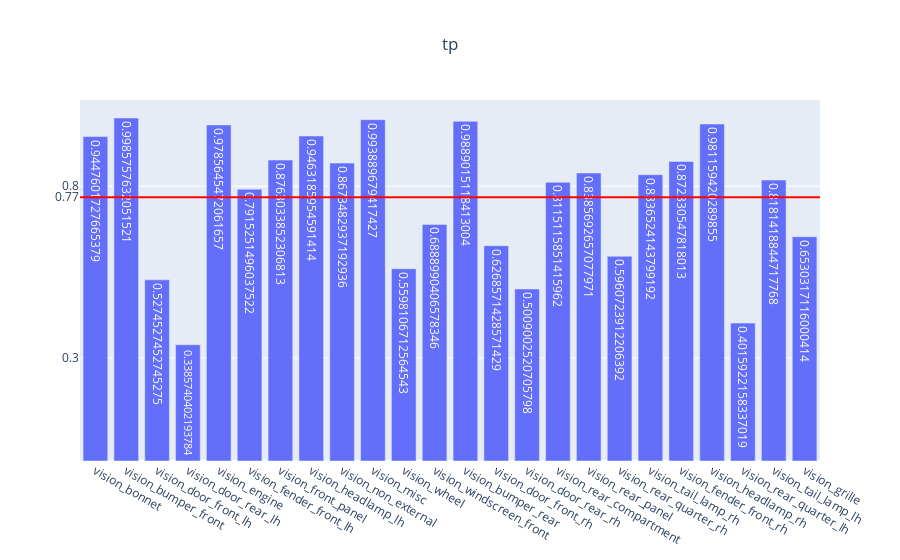

Notebook code for this chart:
### Code cell
genVisMulitlabel(partEvalMetrics, "tp")

### Figure 1 — Plotly figure (JSON) as saved in the notebook; plotly's stock layout.template omitted (floating-point values rounded to 4 significant figures)
{"data": [{"text": [0.9448, 0.9986, 0.5275, 0.3386, 0.9786, 0.7915, 0.8763, 0.9463, 0.8673, 0.9939, 0.5598, 0.6889, 0.9889, 0.6269, 0.5009, 0.8115, 0.8386, 0.5961, 0.8337, 0.8723, 0.9812, 0.4016, 0.8181, 0.653], "type": "bar", "x": ["vision_bonnet", "vision_bumper_front", "vision_door_front_lh", "vision_door_rear_lh", "vision_engine", "vision_fender_front_lh", "vision_front_panel", "vision_headlamp_lh", "vision_non_external", "vision_misc", "vision_wheel", "vision_windscreen_front", "vision_bumper_rear", "vision_door_front_rh", "vision_door_rear_rh", "vision_rear_compartment", "vision_rear_panel", "vision_rear_quarter_rh", "vision_tail_lamp_rh", "vision_fender_front_rh", "vision_headlamp_rh", "vision_rear_quarter_lh", "vision_tail_lamp_lh", "vision_grille"], "y": [0.9448, 0.9986, 0.5275, 0.3386, 0.9786, 0.7915, 0.8763, 0.9463, 0.8673, 0.9939, 0.5598, 0.6889, 0.9889, 0.6269, 0.5009, 0.8115, 0.8386, 0.5961, 0.8337, 0.8723, 0.9812, 0.4016, 0.8181, 0.653]}], "layout": {"shapes": [{"line": {"color": "red", "width": 2}, "type": "line", "x0": 0, "x1": 1, "xref": "x domain", "y0": 0.7681, "y1": 0.7681, "yref": "y"}], "title": {"text": "tp", "x": 0.5}, "yaxis": {"tickmode": "array", "tickvals": ["0.77", 0.3, 0.8]}}}
